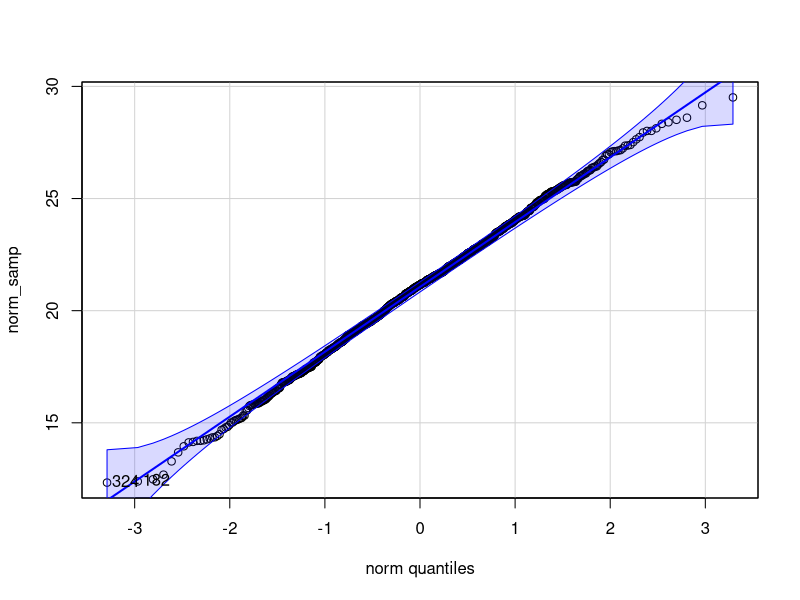

Source code (R): (Note: this script raises an error after producing the figure.)
## ---- chunk 1
knitr::opts_chunk$set(echo = TRUE)

# go to packages
library(readr) # read.csv function
library(tidyverse) # make tidy data
library(ggplot2) # if you want to make fancy plots

# new package alert!
# install.packages("car")
# install.packages("car")
library(car) # visualize with qqPlot

# data needed for this lab
titanic <- read_csv("titanic.csv")
dexterity <- read_csv("dexterity.csv")
bumpus <- read_csv("bumpus.csv")
## ---- chunk 2

# HINT: shapiro.test(DATASET$VARIABLE)
shapiro.test(titanic$Age)
## ---- chunk 3
# create data from a norm sample
norm_samp = rnorm(1000, mean=21 , sd=3) #normal distribution 

# run a shapiro.test
# HINT: shapiro.test(VECTOR)
shapiro.test(norm_samp)

shapiro.test(norm_samp)

qqPlot(norm_samp)
shapiro.test(norm_samp)
## ---- chunk 4

# other tools for visualizing normality 
# histogram
# boxplots

# another tool for visualizing normality
# qqPlot is in the car package 

library(car)


qqPlot() # right


qqplot() # wrong
qqp() # wrong

# HINT: qqPlot(DATASET$VARIABLE)
qqPlot(titanic$Age)

#View(titanic)
## ---- chunk 5
# Option 1 for making two variables
# function subset it comes from the package tidyverse 
View(dexterity)

# function subset, you need the package tidyverse

library(tidyverse)

# HINT : variable name <- subset(DATASET, COLUMN == "TYPE")
dominant <- subset(dexterity, hand=="dominant")
weak  <- subset(dexterity, hand=="weak")


# Option 1: paired t-test
t.test(dominant, weak, paired = TRUE)

# make a graph for both dominant and weak 


# Option 2: one sample t-test
diff <- dominant$time - weak$time
t.test(diff, mu = 0)
# visualize and test normality on the diff!

hist(diff)
shapiro.test(diff)

boxplot(dexterity$time ~ dexterity$hand)

# paired t-test = weak and dominant (visualize boxplot or histogram)
t.test(weak, dominant, paired = TRUE)

# one sample t-test = diff (visualize boxplot or histogram)
t.test(diff, mu = 0)
## ---- chunk 6
leveneTest(total_length_mm ~ survival, data = bumpus, center = "median")

# ?leveneTest
# str(bumpus)

t.test(total_length_mm ~ survival, data = bumpus, var.equal = TRUE)
## ---- chunk 7

with(dexterity, qqPlot(time[hand == "dominant"]))
with(dexterity, qqPlot(time[hand == "weak"]))


with(bumpus, qqPlot(total_length_mm[survival == "no"]))
with(bumpus, qqPlot(total_length_mm[survival == "yes"]))

# HINT: boxplot(DATASET$Y ~ DATASET$X)
boxplot(bumpus$total_length_mm ~ bumpus$survival)

